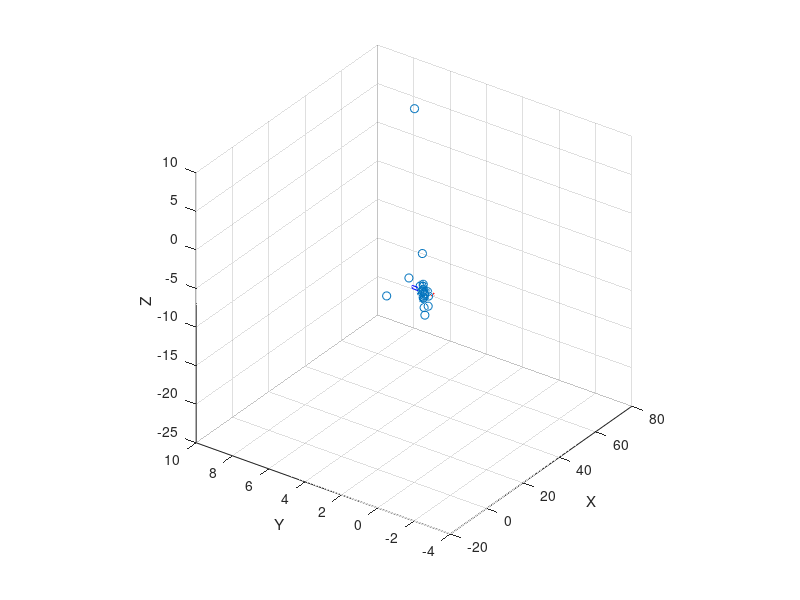

MATLAB code to generate this figure:
%% load variables
load('opt.mat'); 

disp(opt_R);
disp(opt_T);

disp(min_error);

% camC1
opt_cam1=[-0.2 0.2 0.2 -0.2;0.2 0.2 -0.2 -0.2;1 1 1 1];
% camC2 after rotation R and translation T
opt_cam2=zeros(3,4);
for i=1:size(opt_cam1,2)
    opt_cam2(:,i)=opt_R'*(opt_cam1(:,i)-opt_T);
end

% plot world coordinates P1 using scatter3() function
scatter3(opt_P1(3,:),opt_P1(1,:),opt_P1(2,:));
% for i=1:size(P1,2)
%     text(P1(3,i),P1(1,i),P1(2,i),num2str(i));
% end

hold on;
% cameraframe 1 in blue
plot3([opt_cam1(3,1),opt_cam1(3,2),opt_cam1(3,3),opt_cam1(3,4),opt_cam1(3,1)],[opt_cam1(1,1),opt_cam1(1,2),opt_cam1(1,3),opt_cam1(1,4),opt_cam1(1,1)],[opt_cam1(2,1),opt_cam1(2,2),opt_cam1(2,3),opt_cam1(2,4),opt_cam1(2,1)],'b');
% cameraframe 2 in red
plot3([opt_cam2(3,1),opt_cam2(3,2),opt_cam2(3,3),opt_cam2(3,4),opt_cam2(3,1)],[opt_cam2(1,1),opt_cam2(1,2),opt_cam2(1,3),opt_cam2(1,4),opt_cam2(1,1)],[opt_cam2(2,1),opt_cam2(2,2),opt_cam2(2,3),opt_cam2(2,4),opt_cam2(2,1)],'r');
campos([0,0,0]);

% label axis
xlabel('X');
ylabel('Y');
zlabel('Z');
% activate grid
grid on;